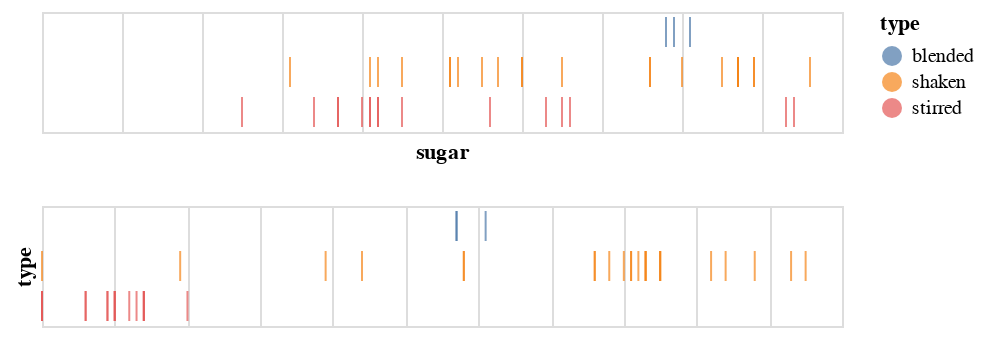

The notebook cell saved with this chart:
### Code cell
# common ticks
tick_axis = alt.Axis(labels=False, domain=False, ticks=False)

sugar = base.mark_tick().encode(
    alt.X('sugar', axis=tick_axis),
    alt.Y('type', title='', axis=tick_axis),
    color=alt.condition(brush, 'type', alt.value('lightgrey'))
)

acid = base.mark_tick().encode(
    alt.X('acid', title='', axis=tick_axis),
    alt.Y('type', axis=tick_axis),
    color=alt.condition(brush, 'type', alt.value('lightgrey'))
)

sugar & acid

### Figure 1 — Vega-Lite specification as saved in the notebook (floating-point values rounded to 4 significant figures)
{"config": {"view": {"continuousWidth": 400, "continuousHeight": 300}}, "vconcat": [{"mark": "tick", "encoding": {"color": {"condition": {"type": "nominal", "field": "type", "selection": "selector002"}, "value": "lightgrey"}, "x": {"type": "quantitative", "axis": {"domain": false, "labels": false, "ticks": false}, "field": "sugar"}, "y": {"type": "nominal", "axis": {"domain": false, "labels": false, "ticks": false}, "field": "type", "title": ""}}, "selection": {"selector002": {"type": "interval"}}}, {"mark": "tick", "encoding": {"color": {"condition": {"type": "nominal", "field": "type", "selection": "selector002"}, "value": "lightgrey"}, "x": {"type": "quantitative", "axis": {"domain": false, "labels": false, "ticks": false}, "field": "acid", "title": ""}, "y": {"type": "nominal", "axis": {"domain": false, "labels": false, "ticks": false}, "field": "type"}}, "selection": {"selector002": {"type": "interval"}}}], "data": {"name": "data-4cfbd81e8e3a4b9a09c22b06f7060049"}, "$schema": "https://vega.github.io/schema/vega-lite/v4.8.1.json", "datasets": {"data-4cfbd81e8e3a4b9a09c22b06f7060049": [{"name": "Daiquiri with More Lime", "abv": 14.7, "acid": 0.94, "sugar": 8.7, "type": "shaken", "index": 9, "instructions": "Shake, coupe.", "ingredients": "2 oz white rum (40% abv)<br/>0.875 oz lime juice<br/>3/4 oz simple syrup", "ncotw": "<a href=\"https://www.reddit.com/r/cocktails/comments/1i0sbt/not_cocktail_of_the_week_27_daiquiri/\">#27</a>"}, {"name": "Honeysuckle", "abv": 15.0, "acid": 0.85, "sugar": 8.9, "type": "shaken", "index": 10, "instructions": "Shake, coupe. Garnish with lime wheel.", "ingredients": "2 oz white rum (40% abv)<br/>3/4 oz lime juice<br/>3/4 oz honey syrup", "ncotw": "<a href=\"https://www.reddit.com/r/cocktails/comments/1kd90i/not_cocktail_of_the_week_32_bees_knees/\">#32</a>"}, {"name": "Classic Daiquiri", "abv": 15.0, "acid": 0.85, "sugar": 8.9, "type": "shaken", "index": 11, "instructions": "Shake, coupe.", "ingredients": "2 oz white rum (40% abv)<br/>3/4 oz lime juice<br/>3/4 oz simple syrup", "ncotw": "<a href=\"https://www.reddit.com/r/cocktails/comments/1i0sbt/not_cocktail_of_the_week_27_daiquiri/\">#27</a>"}, {"name": "Blood and Sand", "abv": 15.6, "acid": 0.19, "sugar": 8.0, "type": "shaken", "index": 12, "instructions": "Shake, coupe. (Optionally flamed) orange twist.", "ingredients": "1 oz Scotch (43% abv)<br/>3/4 oz Cherry Herring<br/>3/4 oz sweet vermouth<br> 1/2 oz orange jucie", "ncotw": "<a href=\"https://www.reddit.com/r/cocktails/comments/1yds2e/not_cocktail_of_the_week_59_blood_and_sand/\">#59</a>"}, {"name": "Alexander", "abv": 16.4, "acid": 0.0, "sugar": 3.1, "type": "shaken", "index": 13, "instructions": "Shake, coupe. Grated nutmeg.", "ingredients": "2 oz Cognac (41% abv)<br/>1 oz heavy cream<br/>1/4 oz Demerara syrup", "ncotw": "not yet"}, {"name": "Hemingway Daiquiri", "abv": 16.5, "acid": 0.98, "sugar": 5.1, "type": "shaken", "index": 14, "instructions": "Shake, coupe. Garnish with lime wheel.", "ingredients": "2 oz white rum (40% abv)<br/>3/4 oz lime juice<br/>1/2 oz grapefruit juice<br/>1/2 oz Luxardo Maraschino<br/>2 drops saline solution", "ncotw": "<a href=\"https://www.reddit.com/r/cocktails/comments/1i0sbt/not_cocktail_of_the_week_27_daiquiri/\">#27</a>"}, {"name": "Brown Derby", "abv": 16.6, "acid": 0.44, "sugar": 7.6, "type": "shaken", "index": 15, "instructions": "Shake, coupe. Express and discard grapefruit twist.", "ingredients": "2 oz bourbon (45% abv)<br/>1 oz grapefruit juice<br/>1/2 oz honey syrup", "ncotw": "<a href=\"https://www.reddit.com/r/cocktails/comments/2a9ow3/not_cocktail_of_the_week_79_brown_derby/\">#79</a>"}, {"name": "Cosmopolitan (Modern/Bastardized)", "abv": 16.6, "acid": 1.05, "sugar": 5.5, "type": "shaken", "index": 16, "instructions": "Shake, coupe. Express and discard (optionally flamed) orange twist.", "ingredients": "1 1/2 oz Absolut Citron vodka<br/>3/4 oz Cointreau<br/>3/4 oz cranberry juice<br/>1/2 oz lime juice", "ncotw": "not yet"}, {"name": "Gold Rush", "abv": 17.2, "acid": 0.83, "sugar": 8.7, "type": "shaken", "index": 17, "instructions": "Shake, server over large rock.", "ingredients": "2 oz bourbon (47% abv)<br/>3/4 oz lemon juice<br/>3/4 oz honey syrup", "ncotw": "not yet"}, {"name": "Southside", "abv": 17.2, "acid": 0.83, "sugar": 8.7, "type": "shaken", "index": 18, "instructions": "Shake with handful mint, coupe. Garnish with mint.", "ingredients": "2 oz gin (47% abv)<br/>3/4 oz lemon juice<br/>3/4 oz simple syrup", "ncotw": "<a href=\"https://www.reddit.com/r/cocktails/comments/1jfrqi/not_cocktail_of_the_week_30_southside_and/\">#30</a>"}, {"name": "Bee's Knees", "abv": 17.2, "acid": 0.83, "sugar": 8.7, "type": "shaken", "index": 19, "instructions": "Shake, coupe. Garnish with lemon wheel.", "ingredients": "2 oz gin (47% abv)<br/>3/4 oz lemon juice<br/>3/4 oz honey syrup", "ncotw": "<a href=\"https://www.reddit.com/r/cocktails/comments/1kd90i/not_cocktail_of_the_week_32_bees_knees/\">#32</a>"}, {"name": "20th Century Cocktail", "abv": 17.3, "acid": 0.85, "sugar": 6.5, "type": "shaken", "index": 20, "instructions": "Shake, coupe.", "ingredients": "1 1/2 oz gin (47% abv)<br/>3/4 oz lemon juice<br/>3/4 oz white crme de cacao<br/>3/4 oz Lillet Blanc", "ncotw": "<a href=\"https://www.reddit.com/r/cocktails/comments/2377jm/not_cocktail_of_the_week_67_the_20th_century/\">#67</a>"}, {"name": "Fresh Lime Gimlet", "abv": 17.3, "acid": 0.82, "sugar": 8.7, "type": "shaken", "index": 21, "instructions": "Shake, coupe. Garnish with lime wheel.", "ingredients": "2 oz gin (47.4% abv)<br/>3/4 oz lime juice<br/>3/4 oz simple syrup", "ncotw": "<a href=\"https://www.reddit.com/r/cocktails/comments/28i1dn/not_cocktail_of_the_week_76_gimlet/\">#76</a>"}, {"name": "Corpse Reviver #2", "abv": 17.4, "acid": 1.03, "sugar": 5.7, "type": "shaken", "index": 22, "instructions": "Shake, coupe. Express and discard orange twist.", "ingredients": "3/4 oz lemon juice<br/>3/4 oz gin (47% abv)<br/>3/4 oz Cointreau<br/>3/4 oz Lillet Blanc", "ncotw": "<a href=\"https://www.reddit.com/r/cocktails/comments/1779xr/ncotw_3_corpse_reviver_2/\">#3</a>"}, {"name": "Jack Rose", "abv": 18.2, "acid": 0.81, "sugar": 8.5, "type": "shaken", "index": 23, "instructions": "Shake, coupe.", "ingredients": "2 oz apple brandy (50% abv)<br/>3/4 oz Grenadine<br/>3/4 oz lemon juice<br>1 dash Angostura bitters", "ncotw": "<a href=\"https://www.reddit.com/r/cocktails/comments/1bnysd/not_cocktail_of_the_week_13_jack_rose/\">#13</a>"}, {"name": "Margarita", "abv": 18.5, "acid": 0.76, "sugar": 6.0, "type": "shaken", "index": 24, "instructions": "Shake, coupe (optionally salted rim).", "ingredients": "2 oz blanco tequila (40% abv)<br/>3/4 oz lime juice<br/>3/4 oz Cointreau<br/>1/4 oz simple syrup<br/>5 drops saline solution", "ncotw": "not yet"}, {"name": "Aviation", "abv": 18.7, "acid": 0.81, "sugar": 5.1, "type": "shaken", "index": 25, "instructions": "Shake, coupe.", "ingredients": "2 oz Plymouth gin<br/>3/4 oz lemon juice<br/>1/2 oz Luxardo Maraschino<br/>1/4 oz crem de violette", "ncotw": "not yet"}, {"name": "Sidecar", "abv": 18.9, "acid": 0.76, "sugar": 6.0, "type": "shaken", "index": 26, "instructions": "Shake, coupe. Express and discard orange twist.", "ingredients": "2 oz Cognac (41% abv)<br/>3/4 oz Cointreau<br/>3/4 oz lemon juice<br/>1/4 oz simple syrup", "ncotw": "<a href=\"https://www.reddit.com/r/cocktails/comments/19cmfw/not_cocktail_of_the_week_8_sidecar/\">#8</a>"}, {"name": "Champs-Elysses", "abv": 19.7, "acid": 0.8, "sugar": 5.2, "type": "shaken", "index": 27, "instructions": "Shake, coupe. Express and discard lemon twist.", "ingredients": "2 oz Cognac (41% abv)<br/>3/4 oz lemon juice<br/>1/2 oz Green Chartreuse<br/>1/4 oz simple syrup<br/>1 dash Angostura bitters", "ncotw": "<a href=\"https://www.reddit.com/r/cocktails/comments/209moq/not_cocktail_of_the_week_62_champs_%C3%A9lys%C3%A9es/\">#62</a>"}, {"name": "Last Word", "abv": 20.0, "acid": 0.92, "sugar": 9.6, "type": "shaken", "index": 28, "instructions": "Shake, coupe.", "ingredients": "3/4 oz lime juice<br/>3/4 oz Green Chartreuse<br/>3/4 oz Luxardo Marschino<b4/>3/4 oz Plymouth gin<br/>2 drop saline", "ncotw": "<a href=\"https://www.reddit.com/r/cocktails/comments/14c11h/cocktail_of_the_week_1_last_word/\">COTW #1</a>"}, {"name": "Between the Sheets", "abv": 20.1, "acid": 0.58, "sugar": 4.5, "type": "shaken", "index": 29, "instructions": "Shake, coupe. Express and discard lemon twist.", "ingredients": "1 1/2 oz Cognac (41% abv)<br/>3/4 oz Curacao<br/>1/2 oz white rum (40% abv)<br/>1/2 oz lemon juice", "ncotw": "<a href=\"https://www.reddit.com/r/cocktails/comments/1xqbox/not_cocktail_of_the_week_58_between_the_sheets/\">#58</a>"}, {"name": "Brady Crusta", "abv": 20.2, "acid": 0.58, "sugar": 7.6, "type": "shaken", "index": 30, "instructions": "Shake, coupe (sugar-rimmed). Large lemon spiral.", "ingredients": "2 oz Cognac (41% abv)<br/>1/2 oz Curacao<br/>1/2 oz lemon juice<br/>1/4 oz Luxardo Maraschino", "ncotw": "not yet"}, {"name": "Pegu Club", "abv": 21.0, "acid": 0.78, "sugar": 4.2, "type": "shaken", "index": 31, "instructions": "Shake, coupe. Garnish with lime wheel.", "ingredients": "2 oz gin (47.3% abv)<br/>3/4 oz lime juice<br/>3/4 oz Curacao<br/>1 dash orange bitters<br/>1 dash Angostura bitters", "ncotw": "<a href=\"https://www.reddit.com/r/cocktails/comments/1c3psn/not_cocktail_of_the_week_14_pegu_club/\">#14</a>"}, {"name": "Blinker", "abv": 21.4, "acid": 0.39, "sugar": 4.1, "type": "shaken", "index": 32, "instructions": "Shake, coupe.", "ingredients": "2 oz rye (50% abv)<br/>3/4 oz grapefruit juice<br/>1 bsp raspberry syrup", "ncotw": "not yet"}, {"name": "Negroni", "abv": 20.7, "acid": 0.14, "sugar": 9.4, "type": "stirred", "index": 33, "instructions": "Stir. Coupe or over a large rock. Orange or grapefruit twist.", "ingredients": "1 oz sweet vermouth<br/>1 oz gin (47.3% abv)<br/>1 oz Campari", "ncotw": "<a href=\"https://www.reddit.com/r/cocktails/comments/1aoe1c/not_cocktail_of_the_week_11_negroni/\">#11</a>"}, {"name": "Blackthorn", "abv": 21.1, "acid": 0.1, "sugar": 6.3, "type": "stirred", "index": 34, "instructions": "Stir, coupe. Orange twist.", "ingredients": "1 1/2 oz Plymouth gin<br/>3/4 oz sweet vermouth<br/>3/4 oz sloe gin<br/>2 dashes orange bitters", "ncotw": "not yet"}, {"name": "Hanky Panky", "abv": 22.4, "acid": 0.2, "sugar": 5.6, "type": "stirred", "index": 35, "instructions": "Stir, coupe. Orange twist.", "ingredients": "1 1/2 oz sweet vermouth<br/>1 1/2 oz gin (47% abv)<br/>1 bsp Fernet Branca", "ncotw": "<a href=\"https://www.reddit.com/r/cocktails/comments/5c2njb/not_cocktail_of_the_week_123_hanky_panky/\">#123</a>"}, {"name": "Martinez", "abv": 22.5, "acid": 0.13, "sugar": 6.6, "type": "stirred", "index": 36, "instructions": "Stir, coupe. Lemon twist.", "ingredients": "2 oz Old Tom gin (40% abv)<br/>1 oz sweet vermouth<br/>1/4 oz Luxardo Maraschino<br/>1 dash Angostura bitters<br/>1 dash orange bitters", "ncotw": "<a href=\"https://www.reddit.com/r/cocktails/comments/1ck6v2/not_cocktail_of_the_week_15_martinez/\">#15</a>"}, {"name": "Manhatan (Boubon, 45% abv)", "abv": 24.6, "acid": 0.14, "sugar": 3.7, "type": "stirred", "index": 37, "instructions": "Stir, coupe. Orange twist or cherry.", "ingredients": "2 oz bourbon (45% abv)<br/>1 oz sweet vermouth<br/>2 dashes Angostura bitters", "ncotw": "<a href=\"https://www.reddit.com/r/cocktails/comments/16pciv/not_cocktail_of_the_week_2_the_manhattan/\">#2</a>"}, {"name": "Bobby Burns", "abv": 24.9, "acid": 0.1, "sugar": 4.2, "type": "stirred", "index": 38, "instructions": "Stir, coupe. Lemon twist.", "ingredients": "2 oz Scotch (43% abv)<br/>3/4 oz sweet vermouth<br/>1/4 oz Benedictine", "ncotw": "<a href=\"https://www.reddit.com/r/cocktails/comments/169jv7/cocktail_of_the_week_3_bobby_burns/\">#1</a>"}, {"name": "Rob Roy", "abv": 25.5, "acid": 0.09, "sugar": 2.5, "type": "stirred", "index": 39, "instructions": "Stir, coupe. Lemon twist.", "ingredients": "2.5 oz Scotch (43% abv)<br/>3/4 oz sweet vermouth<br/>2 dashes Angostura bitters", "ncotw": "<a href=\"https://www.reddit.com/r/cocktails/comments/2owdug/not_cocktail_of_the_week_101_rob_roy/\">#101</a>"}, {"name": "Old Pal", "abv": 25.6, "acid": 0.09, "sugar": 4.0, "type": "stirred", "index": 40, "instructions": "Stir, coupe.", "ingredients": "2 oz rye (50% abv)<br/>3/4 oz Campari<br/>3/4 oz dry vermouth", "ncotw": "<a href=\"https://www.reddit.com/r/cocktails/comments/2sfsns/not_cocktail_of_the_week_105_old_pal/\">#105</a>"}, {"name": "Vieux Carre", "abv": 25.9, "acid": 0.1, "sugar": 4.1, "type": "stirred", "index": 41, "instructions": "Stir, serve over large rock.", "ingredients": "1 oz rye (50% abv)<br/>1 oz Cognac (41% abv)<br/>3/4 oz sweet vermouth<br/>1/4 oz Benedictine<br/>1 dash Angostura bitters<br/>1 dash Peychaud's bitters", "ncotw": "<a href=\"https://www.reddit.com/r/cocktails/comments/1a8cs5/not_cocktail_of_the_week_10_vieux_carr%C3%A9/\">#10</a>"}, {"name": "Brooklyn", "abv": 26.3, "acid": 0.06, "sugar": 4.2, "type": "stirred", "index": 42, "instructions": "Stir, coupe. Garnish with cherry.", "ingredients": "2 oz rye (50% abv)<br/>1/2 oz Amer Picon<br/>1/2 oz dry vermouth<br/>1/4 oz Luxardo Maraschino<br/>1 dash Angostura bitters", "ncotw": "<a href=\"https://www.reddit.com/r/cocktails/comments/2ni3ba/not_cocktail_of_the_week_99_the_brooklyn/\">#99</a>"}, {"name": "Bijou", "abv": 27.1, "acid": 0.14, "sugar": 9.3, "type": "stirred", "index": 43, "instructions": "Stir, coupe. Lemon twist or cherry.", "ingredients": "1 oz gin (47.3% abv)<br/>1 oz sweet vermouth<br/>1 oz Green Chartreuse<br/>1 dash orange bitters", "ncotw": "<a href=\"https://www.reddit.com/r/cocktails/comments/2ypbjw/not_cocktail_of_the_week_109_bijou/\">#109</a>"}, {"name": "Manhatan (Rye, 50% abv)", "abv": 27.2, "acid": 0.12, "sugar": 3.4, "type": "stirred", "index": 44, "instructions": "Stir, coupe. Orange twist or cherry.", "ingredients": "2 oz rye (50% abv)<br/>0.875 oz sweet vermouth<br/>2 dashes Angostura bitters", "ncotw": "<a href=\"https://www.reddit.com/r/cocktails/comments/16pciv/not_cocktail_of_the_week_2_the_manhattan/\">#2</a>"}, {"name": "Rusty Nail", "abv": 28.8, "acid": 0.0, "sugar": 4.1, "type": "stirred", "index": 45, "instructions": "Stir, serve over large rock. Lemon peel.", "ingredients": "2 oz Scotch (43% abv)<br/>1/2 oz Drambuie", "ncotw": "not yet"}, {"name": "Improved Whiskey Cocktail", "abv": 29.3, "acid": 0.0, "sugar": 6.5, "type": "stirred", "index": 46, "instructions": "Stir, sever over large rock in absinthe-rinsed glass. Lemon twist.", "ingredients": "2 oz rye (50% abv)<br/>1/4 oz Luxardo Maraschino<br/>1/4 oz simple syrup<br/>2 dashes Angostura bitters", "ncotw": "<a href=\"https://www.reddit.com/r/cocktails/comments/1hkxy5/not_cocktail_of_the_week_26_improved_whiskey/\">#26</a>"}, {"name": "De La Louisiane", "abv": 29.3, "acid": 0.06, "sugar": 4.5, "type": "stirred", "index": 47, "instructions": "Stir, coupe. Garnish with cherry.", "ingredients": "2 oz rye (50% abv)<br/>1/2 oz Benedictine<br/>1/2 oz sweet vermouth<br/>3 dashes Peychaud's bitters<br/>3 dashes Angostura bitters<br/>3 dashes absinthe", "ncotw": "<a href=\"https://www.reddit.com/r/cocktails/comments/2tzik7/not_cocktail_of_the_week_106_cocktail_a_la/\">#106</a>"}, {"name": "Widow's Kiss", "abv": 32.3, "acid": 0.0, "sugar": 3.7, "type": "stirred", "index": 48, "instructions": "Stir, coupe.", "ingredients": "2 oz apple brandy (50% abv)<br/>1/4 oz Benedictine<br/>1/4 oz Yellow Chartreuse", "ncotw": "<a href=\"https://www.reddit.com/r/cocktails/comments/1toslc/not_cocktail_of_the_week_51_widows_kiss/\">#51</a>"}, {"name": "Blender Daiquiri", "abv": 15.0, "acid": 0.57, "sugar": 8.1, "type": "blended", "index": 50, "instructions": "Blend with 120 g ice, strain, coupe.", "ingredients": "2 1/2 oz water<br/>2 1/4 oz sugard 80-proof rum<br/>1/2 oz lime juice<br/>4 drops saline solution", "ncotw": "not yet"}, {"name": "Blender Margarita", "abv": 17.2, "acid": 0.57, "sugar": 7.9, "type": "blended", "index": 51, "instructions": "Blend with 120 g ice, strain, coupe.", "ingredients": "2 1/2 oz water<br/>1 oz Cointreau<br/>3/4 oz white mezcal<br/>1/2 oz Yellow Chartreuse<br/>1/2 oz lime juice<br/>10 drops Hellfire bitters", "ncotw": "not yet"}, {"name": "Blender Whiskey Sour", "abv": 16.7, "acid": 0.61, "sugar": 7.8, "type": "blended", "index": 52, "instructions": "Blend with 120 g ice, strain, coupe.", "ingredients": "2 1/2 oz water<br/>2 oz sugared 100-proof rye<br/>1/2 oz lemon juice<br/>1/4 oz orange juice<br/>4 drops saline solution", "ncotw": "not yet"}]}}
